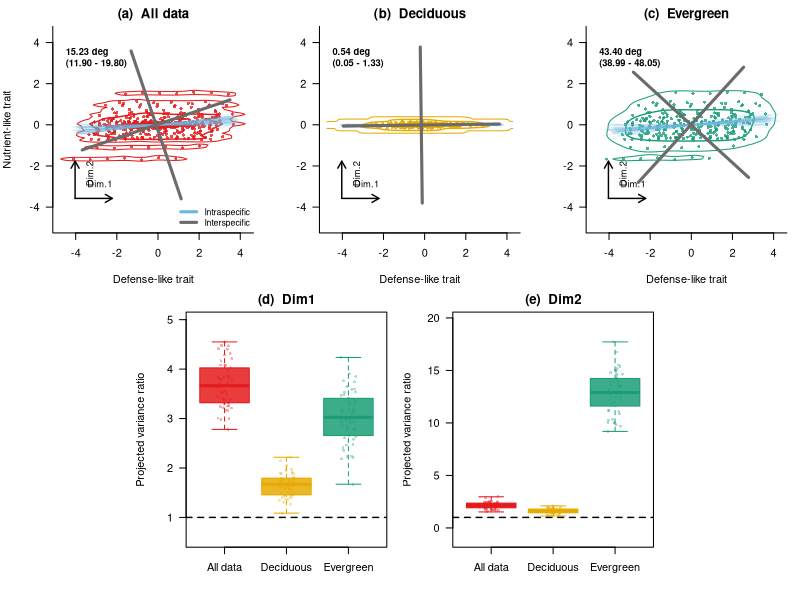

R code for this plot:
## ---- chunk 1
# Fix the seed so the random simulation gives the same result each time.
set.seed(123)

# Helper function that rotates random values along major and minor directions
# by the specified angle.
# angle_deg = 0 means the x-axis direction, and angle_deg = 45 means a
# 45-degree rising direction.
rotate_xy <- function(major, minor, angle_deg) {
  theta <- angle_deg * pi / 180

  cbind(
    x = major * cos(theta) - minor * sin(theta),
    y = major * sin(theta) + minor * cos(theta)
  )
}

# Create intraspecific values symmetrically so that their median is 0.
# This makes each species median reflect the species mean well.
# At the same time, when one individual is sampled from each species, the
# direction of intraspecific variation can appear strongly.
balanced_scores <- function(n, target_sd) {
  if (target_sd == 0) {
    return(rep(0, n))
  }

  z <- seq(-1, 1, length.out = n)
  z <- z - mean(z)
  z / sd(z) * target_sd
}

sim_group <- function(
  group,
  n_species = 40,
  n_ind = 7,
  sp_major_sd,
  sp_minor_sd,
  sp_angle,
  ind_major_sd,
  ind_minor_sd,
  ind_angle
) {
  # Temporary list for species-level data.
  # At the end, these data frames are combined into one data frame.
  out <- list()

  # Create n_species species within one group.
  for (i in seq_len(n_species)) {
    sp <- paste0(group, "_sp", i)

    # First, decide the center position for this species.
    # sp_major_sd is interspecific spread along the major direction.
    # sp_minor_sd is spread in the direction orthogonal to it.
    # sp_angle controls the direction in which species means are arranged.
    sp_mean <- rotate_xy(
      major = rnorm(1, mean = 0, sd = sp_major_sd),
      minor = rnorm(1, mean = 0, sd = sp_minor_sd),
      angle_deg = sp_angle
    )

    # Next, generate individual values around the species mean.
    # ind_major_sd is intraspecific spread along the major direction.
    # ind_minor_sd is spread in the orthogonal direction.
    # Here, values within each species are symmetric around the species mean.
    # As a result, species medians preserve the interspecific axis, while
    # one-individual sampling reveals intraspecific differences.
    ind_major <- sample(balanced_scores(n_ind, ind_major_sd), size = n_ind)
    ind_minor <- sample(balanced_scores(n_ind, ind_minor_sd), size = n_ind)

    # ind_angle controls the direction in which individual differences within
    # the same species extend.
    ind_dev <- rotate_xy(
      major = ind_major,
      minor = ind_minor,
      angle_deg = ind_angle
    )

    x <- as.numeric(sp_mean[, "x"]) + ind_dev[, "x"]
    y <- as.numeric(sp_mean[, "y"]) + ind_dev[, "y"]

    # Keeping group, species, and individual columns makes later operations
    # easier, such as calculating representative values for each species and
    # sampling one individual from each species.
    out[[i]] <- data.frame(
      group = group,
      species = sp,
      individual = seq_len(n_ind),
      x = x,
      y = y
    )
  }

  # Combine the species-level data frames row-wise.
  do.call(rbind, out)
}

# Deciduous-like group.
# Both interspecific differences and individual differences mainly appear in
# the x direction.
# Therefore, the interspecific axis and the axis including intraspecific
# variation hardly rotate.
dat_D <- sim_group(
  group = "D",
  n_species = 40,
  n_ind = 7,
  sp_major_sd = 1.0,
  sp_minor_sd = 0.05,
  sp_angle = 0,
  ind_major_sd = 0.7,
  ind_minor_sd = 0.05,
  ind_angle = 0
)

# Evergreen-like group.
# Species means are arranged diagonally, while individual differences are made
# strong in the x direction.
# This intentionally shifts the interspecific axis and the axis including
# intraspecific variation.
dat_E <- sim_group(
  group = "E",
  n_species = 40,
  n_ind = 7,
  sp_major_sd = 0.75,
  sp_minor_sd = 0.35,
  sp_angle = 55,
  ind_major_sd = 1.8,
  ind_minor_sd = 0.04,
  ind_angle = 0
)

# Combine the two groups so they can also be treated as all data.
dat <- rbind(dat_D, dat_E)
## ---- chunk 2
tapply(seq_len(nrow(dat)), dat$group, function(i) {
  # tapply() retrieves row numbers for each group, and the correlation
  # coefficient between x and y is calculated from those rows.
  cor(dat$x[i], dat$y[i])
})
## ---- chunk 3
principal_axis <- function(x, y) {
  # Combine x and y into a two-column matrix.
  # Each row is one individual or one species, and each column is one trait.
  X <- cbind(x, y)

  # Covariance matrix.
  # Diagonal entries are the variances of x and y.
  # Off-diagonal entries are the covariance between x and y.
  S <- cov(X)

  # Eigen decomposition.
  # eigen() returns eigenvalues and eigenvectors in descending order of
  # variance.
  eg <- eigen(S, symmetric = TRUE)

  vectors <- eg$vectors

  # Stabilise display by making the x direction positive.
  # Eigenvectors represent the same axis even if their sign is flipped, so this
  # prevents the line direction from flipping each time it is plotted.
  for (j in seq_len(ncol(vectors))) {
    if (vectors[1, j] < 0) {
      vectors[, j] <- -vectors[, j]
    }
  }

  v1 <- vectors[, 1]

  # Return values used later for calculation and plotting.
  list(
    covariance = S,
    eigenvalues = eg$values,
    vectors = vectors,
    first_vector = v1,
    first_eigenvalue = eg$values[1],
    center = colMeans(X),
    # Angle of the first principal axis from the x-axis.
    # atan2() directly calculates the angle from the x and y components of the
    # vector.
    angle_from_x = atan2(v1[2], v1[1]) * 180 / pi
  )
}

angle_between_axes <- function(v1, v2) {
  # Calculate the angle between two vectors from their inner product.
  # abs() treats the same axis in the opposite direction as 0 degrees.
  cos_angle <- abs(sum(v1 * v2) / sqrt(sum(v1^2) * sum(v2^2)))
  cos_angle <- min(1, max(0, cos_angle))
  acos(cos_angle) * 180 / pi
}

variance_along_axis <- function(x, y, axis) {
  # Project the data onto the specified axis and calculate the variance along
  # that direction.
  # var() uses deviations from the mean, so explicit centering is not needed
  # here.
  scores <- as.vector(cbind(x, y) %*% axis)
  var(scores)
}
## ---- chunk 4
species_med <- aggregate(
  # Aggregate x and y at the same time.
  cbind(x, y) ~ group + species,
  data = dat,
  # Use the median rather than the mean.
  # This can be treated as a representative value that is somewhat robust to
  # outliers.
  FUN = median
)
head(species_med)
## ---- chunk 5
pa_inter_D <- with(
  # Use only species medians from the deciduous-like group.
  subset(species_med, group == "D"),
  principal_axis(x, y)
)

pa_inter_E <- with(
  # Use only species medians from the evergreen-like group.
  subset(species_med, group == "E"),
  principal_axis(x, y)
)

# Check the angle of the first principal axis from the x-axis.
pa_inter_D$angle_from_x
pa_inter_E$angle_from_x
## ---- chunk 6
sample_one_per_species <- function(d) {
  # Split the data frame by species.
  sp_list <- split(d, d$species)

  sampled <- lapply(sp_list, function(z) {
    # Randomly select one row from each species.
    z[sample(seq_len(nrow(z)), 1), ]
  })

  # Combine the selected individuals back into one data frame.
  do.call(rbind, sampled)
}
## ---- chunk 7
run_resampling <- function(dat_group, species_med_group, n_iter = 50) {
  # Principal axis estimated from species representative values.
  # This is used as the reference interspecific axis.
  pa_inter <- principal_axis(
    species_med_group$x,
    species_med_group$y
  )

  # Prepare vectors and lists for iteration-level results.
  angles <- numeric(n_iter)
  eig_ratio_dim1 <- numeric(n_iter)
  eig_ratio_dim2 <- numeric(n_iter)
  axes <- vector("list", n_iter)
  samples <- vector("list", n_iter)

  for (i in seq_len(n_iter)) {
    # Select one individual from each species.
    # This one set becomes a trait space reflecting intraspecific variation.
    sampled <- sample_one_per_species(dat_group)

    # Estimate the principal axis from the sampled individual data.
    # This is treated as the axis including intraspecific variation.
    pa_intra <- principal_axis(
      sampled$x,
      sampled$y
    )

    # Angular difference between the interspecific axis and the axis including
    # intraspecific variation.
    # This expresses how far the axis rotated from the interspecific axis.
    angles[i] <- angle_between_axes(
      pa_inter$first_vector,
      pa_intra$first_vector
    )

    # Check how much the projected variance along the first interspecific axis
    # increases compared with species representative values only.
    # A value greater than 1 means variation has increased along that
    # interspecific-axis direction.
    eig_ratio_dim1[i] <- variance_along_axis(
      sampled$x,
      sampled$y,
      pa_inter$vectors[, 1]
    ) / pa_inter$eigenvalues[1]

    # Calculate the same ratio for the second interspecific axis.
    eig_ratio_dim2[i] <- variance_along_axis(
      sampled$x,
      sampled$y,
      pa_inter$vectors[, 2]
    ) / pa_inter$eigenvalues[2]

    # Save the axes and samples so they can be plotted later.
    axes[[i]] <- pa_intra
    samples[[i]] <- sampled
  }

  list(
    pa_inter = pa_inter,
    angles = angles,
    eig_ratio = eig_ratio_dim1,
    eig_ratio_dim1 = eig_ratio_dim1,
    eig_ratio_dim2 = eig_ratio_dim2,
    axes = axes,
    samples = samples
  )
}

res_all <- run_resampling(
  # Case using all data together.
  dat_group = dat,
  species_med_group = species_med,
  n_iter = 50
)

res_D <- run_resampling(
  # Apply the same procedure to the deciduous-like group only.
  dat_group = subset(dat, group == "D"),
  species_med_group = subset(species_med, group == "D"),
  n_iter = 50
)

res_E <- run_resampling(
  # Apply the same procedure to the evergreen-like group only.
  dat_group = subset(dat, group == "E"),
  species_med_group = subset(species_med, group == "E"),
  n_iter = 50
)
## ---- chunk 8
# Rotation angles of the principal axis.
summary(res_all$angles)
summary(res_D$angles)
summary(res_E$angles)

# Variance ratio along the first interspecific axis.
summary(res_all$eig_ratio_dim1)
summary(res_D$eig_ratio_dim1)
summary(res_E$eig_ratio_dim1)

# Variance ratio along the second interspecific axis.
summary(res_all$eig_ratio_dim2)
summary(res_D$eig_ratio_dim2)
summary(res_E$eig_ratio_dim2)
## ---- chunk 9
#| fig-width: 11
#| fig-height: 8
# Colors used across the figure.
# all, D, and E are used for points and contours.
# intra and inter are used for principal axes.
cols <- c(
  all = "#e41a1c",
  D = "#e6ab02",
  E = "#1b9e77",
  intra = "#6bb7de",
  inter = "#6b6b6b"
)

# Draw a line in the direction of the specified eigenvector from the result of
# principal_axis().
# dim = 1 draws the first axis, and dim = 2 draws the second axis.
draw_axis <- function(pa, dim = 1, len = 2, col = "black", lwd = 3, lty = 1) {
  # Place the line center at the center of the data points.
  c0 <- pa$center

  # The eigenvector is a direction vector of length 1.
  # Multiplying by len makes the line long enough to see in the plot.
  v <- pa$vectors[, dim]

  segments(
    x0 = c0[1] - len * v[1],
    y0 = c0[2] - len * v[2],
    x1 = c0[1] + len * v[1],
    y1 = c0[2] + len * v[2],
    col = col,
    lwd = lwd,
    lty = lty
  )
}

# Show where scatter-plot points are concentrated with contour lines.
# MASS::kde2d() estimates a two-dimensional kernel density, and contours are
# overlaid on the scatter plot.
draw_density <- function(x, y, col, xlim, ylim) {
  # Do not stop the main calculations if MASS is unavailable.
  if (!requireNamespace("MASS", quietly = TRUE)) {
    return(invisible(NULL))
  }

  # Specify lims so the three trait panels use density estimates for the same
  # coordinate range.
  dens <- MASS::kde2d(x, y, n = 80, lims = c(xlim, ylim))
  z <- as.vector(dens$z)
  z <- z[z > 0]

  # Draw only the high-density areas as contour lines.
  # These are auxiliary lines showing the main concentration of points.
  contour(
    dens,
    add = TRUE,
    levels = quantile(z, probs = c(0.75, 0.9), names = FALSE),
    drawlabels = FALSE,
    col = col,
    lwd = c(1, 1.4)
  )
}

# Draw small arrows for Dim.1 and Dim.2 in the lower-left corner of each trait
# panel.
# These are schematic arrows that help readers read the figure, not estimated
# axes.
draw_dim_arrows <- function(xlim, ylim) {
  # Decide the start position and length from the panel coordinate range.
  x0 <- xlim[1] + 0.08 * diff(xlim)
  y0 <- ylim[1] + 0.13 * diff(ylim)
  x1 <- x0 + 0.20 * diff(xlim)
  y1 <- y0 + 0.20 * diff(ylim)

  arrows(x0, y0, x1, y0, length = 0.08, lwd = 1.4)
  arrows(x0, y0, x0, y1, length = 0.08, lwd = 1.4)
  text(x1, y0 + 0.06 * diff(ylim), "Dim.1", cex = 0.85, adj = c(1, 0))
  text(x0 + 0.06 * diff(xlim), y1, "Dim.2", cex = 0.85, srt = 90, adj = c(1, 1))
}

# Format the distribution of angles from resampling as a label for the figure.
# Here, the 2.5% and 97.5% quantiles are shown as a simple range.
angle_label <- function(angles) {
  ci <- quantile(angles, probs = c(0.025, 0.975), names = FALSE)

  sprintf(
    "%.2f deg\n(%.2f - %.2f)",
    mean(angles),
    ci[1],
    ci[2]
  )
}

# Draw one upper-row trait-space panel.
# Points, density contours, intraspecific axes, interspecific axes, and the
# angle label are drawn together.
plot_trait_panel <- function(
  dat_group,
  res,
  main,
  panel,
  col,
  xlim,
  ylim,
  show_y_label = FALSE,
  show_legend = FALSE
) {
  # First draw the scatter plot of individual values.
  # asp = 1 makes one unit on the x-axis the same length as one unit on the
  # y-axis.
  plot(
    dat_group$x,
    dat_group$y,
    pch = 16,
    cex = 0.65,
    col = adjustcolor(col, alpha.f = 0.8),
    xlim = xlim,
    ylim = ylim,
    asp = 1,
    xlab = "Defense-like trait",
    ylab = if (show_y_label) "Nutrient-like trait" else "",
    main = paste0("(", panel, ")  ", main),
    bty = "l",
    las = 1
  )

  # Overlay contour lines showing where the points are concentrated.
  draw_density(
    dat_group$x,
    dat_group$y,
    col = col,
    xlim = xlim,
    ylim = ylim
  )

  # Length of the principal-axis lines.
  # Using a value relative to the coordinate range keeps the appearance
  # consistent across panels.
  axis_len <- 0.42 * min(diff(xlim), diff(ylim))

  # Overlay the first intraspecific axis estimated in each resampling iteration
  # in pale blue.
  # Showing 50 lines makes the direction of axes including intraspecific
  # variation visible.
  for (pa in res$axes) {
    draw_axis(
      pa,
      dim = 1,
      len = axis_len,
      col = adjustcolor(cols["intra"], alpha.f = 0.16),
      lwd = 1
    )
  }

  # Draw the interspecific axis from species representative values as thick
  # gray lines.
  # dim = 1 is the comparison target for the rotation angle, and dim = 2 is the
  # orthogonal axis.
  # The difference between the pale-blue first axes and the gray first axis is
  # the intuitive meaning of the rotation angle.
  draw_axis(res$pa_inter, dim = 1, len = axis_len, col = cols["inter"], lwd = 3)
  draw_axis(res$pa_inter, dim = 2, len = axis_len, col = cols["inter"], lwd = 3)

  # Draw auxiliary Dim.1 / Dim.2 arrows in the lower-left corner.
  draw_dim_arrows(xlim, ylim)

  # Display the mean angle and range in the upper-left corner.
  text(
    xlim[1] + 0.03 * diff(xlim),
    ylim[2] - 0.06 * diff(ylim),
    angle_label(res$angles),
    adj = c(0, 1),
    cex = 0.85,
    font = 2
  )

  # Show the legend only in the first panel.
  if (show_legend) {
    legend(
      "bottomright",
      legend = c("Intraspecific", "Interspecific"),
      col = c(cols["intra"], cols["inter"]),
      lwd = c(3, 3),
      bty = "n",
      cex = 0.8
    )
  }
}

# Draw one lower-row boxplot panel for variance ratios.
# values is a list of three numeric vectors: All data, Deciduous, and
# Evergreen.
plot_ratio_panel <- function(values, panel, main, colors, ylim = NULL) {
  # If the y-axis range is not specified, automatically choose a range that
  # includes both the data and the reference line at 1.
  if (is.null(ylim)) {
    ylim <- range(c(unlist(values), 1))
    ylim <- ylim + c(-0.12, 0.12) * diff(ylim)
  }

  # Compare the distribution of variance ratios among groups with boxplots.
  boxplot(
    values,
    names = c("All data", "Deciduous", "Evergreen"),
    col = adjustcolor(colors, alpha.f = 0.85),
    border = colors,
    outline = FALSE,
    ylim = ylim,
    ylab = "Projected variance ratio",
    main = paste0("(", panel, ")  ", main),
    las = 1
  )

  # Overlay individual resampling results on the boxplots.
  # Slight horizontal jitter makes the amount of variation easier to see.
  for (i in seq_along(values)) {
    stripchart(
      values[[i]],
      at = i,
      vertical = TRUE,
      method = "jitter",
      jitter = 0.12,
      pch = 16,
      cex = 0.6,
      col = adjustcolor(colors[i], alpha.f = 0.35),
      add = TRUE
    )
  }

  # ratio = 1 is the reference line for the variance from species
  # representative values only.
  # Values above 1 indicate increased variation along that interspecific-axis
  # direction.
  abline(h = 1, lty = 2, lwd = 1.4)
}

# Colors corresponding to the three groups in the lower row.
plot_cols <- c(cols["all"], cols["D"], cols["E"])

# Create a common xlim and ylim for the three upper panels from the range of all
# data.
lim <- range(c(dat$x, dat$y))
lim <- lim + c(-0.08, 0.08) * diff(lim)

# Save the current plotting settings so they can be restored at the end.
old_par <- par(no.readonly = TRUE)

# Use layout() to create a five-panel arrangement.
# The upper row has three panels, and the lower row has two centered panels.
layout(
  matrix(
    c(1, 1, 2, 2, 3, 3, 0, 4, 4, 5, 5, 0),
    nrow = 2,
    byrow = TRUE
  ),
  heights = c(1, 1.1)
)

# Make margins slightly smaller so the multiple panels read as one figure.
par(mar = c(4, 4, 2, 1), oma = c(0, 0, 0, 0))

# Upper row: three panels showing rotation in trait space.
plot_trait_panel(
  dat,
  res_all,
  "All data",
  "a",
  cols["all"],
  lim,
  lim,
  TRUE,
  TRUE
)
plot_trait_panel(
  subset(dat, group == "D"),
  res_D,
  "Deciduous",
  "b",
  cols["D"],
  lim,
  lim
)
plot_trait_panel(
  subset(dat, group == "E"),
  res_E,
  "Evergreen",
  "c",
  cols["E"],
  lim,
  lim
)

# Lower left: variance ratio along the first interspecific axis.
plot_ratio_panel(
  list(res_all$eig_ratio_dim1, res_D$eig_ratio_dim1, res_E$eig_ratio_dim1),
  "d",
  "Dim1",
  plot_cols
)

# Lower right: variance ratio along the second interspecific axis.
plot_ratio_panel(
  list(res_all$eig_ratio_dim2, res_D$eig_ratio_dim2, res_E$eig_ratio_dim2),
  "e",
  "Dim2",
  plot_cols
)

# Restore the plotting settings.
par(old_par)
